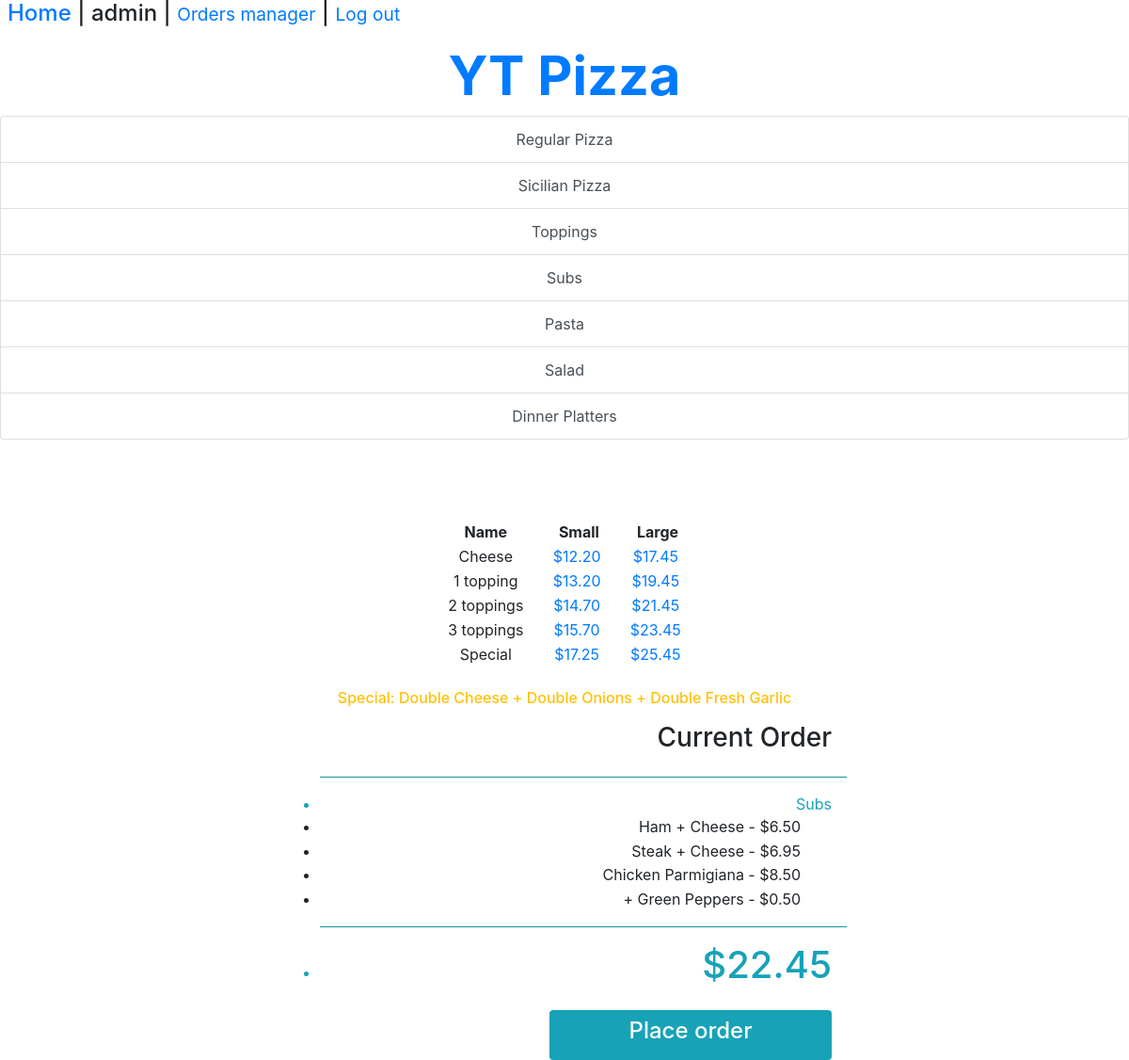
Page /menu/Regular Pizza (signed in) on the committed database.
### orders/models.py (models this page shows, shortened)
class Category(models.Model):
    name=models.CharField(max_length=64)
    def __str__(self):
        return f"{self.name}"

class Regular_pizza(models.Model):
    name=models.CharField(max_length=64)
    small=models.DecimalField(max_digits=4,decimal_places=2)
    large=models.DecimalField(max_digits=4,decimal_places=2)

class Order2(models.Model):
    user=models.ForeignKey(User,on_delete=models.CASCADE)
    number=models.IntegerField()
    category=models.CharField(max_length=64,null=True)
    name=models.CharField(max_length=64)
    price=models.DecimalField(max_digits=4,decimal_places=2)
    def __str__(self):
        return f"{self.name} - ${self.price} "

### orders/views.py (the view)
# urls.py: path("menu/<str:category>", views.menu, name="menu"),
def menu(request,category):
    menu,columns=findTable(category)
    order_number=User_order.objects.get(user=request.user,status='initiated').order_number
    context = {
        "user":request.user,
        "Checkout":Order2.objects.filter(user=request.user,number=order_number),
        "Checkout_category":Order2.objects.filter(user=request.user,number=order_number).values_list('category').distinct(),
        "Total":list(Order2.objects.filter(user=request.user,number=order_number).aggregate(Sum('price')).values())[0],
        "Category": Category.objects.all(),
        "Active_category":category,
        "Menu": menu,
        "Columns":columns,
        "Topping_price": 0.00,
        "Order_number":order_number
    }
    return render(request,"menu.html",context)

### orders/views.py (called while the page is built)
def findTable(category):
    if category == "Regular Pizza":
        menu=Regular_pizza.objects.all()
        columns=3
    elif category == "Sicilian Pizza":
        menu=Sicilian_pizza.objects.all()
        columns=3
    elif category == "Toppings":
        menu=Topping.objects.all()
        columns=1
    elif category == "Subs":
        menu=Sub.objects.all()
        columns=3
    elif category == "Pasta":
        menu=Pasta.objects.all()
        columns=2
    elif category == "Salad":
        menu=Salad.objects.all()
        columns=2
    elif category == "Dinner Platters":
        menu=Dinner_platter.objects.all()
        columns=3
    return menu,columns

### orders/templates/menu.html (shortened to what this page needs)
{% extends "layout.html" %}
{% block body%}
<div class='p-3'>
    <table class='table-small w-50 mx-auto text-center '>
        <caption style='caption-side:top;color:white;font-size: 30px;text-align: center'>{{Active_category}}</caption>
        {% if Columns == 3 %}
        <thead class='thead-light'>
            <tr >
                <th>Name</th>
                <th>Small</th>
                <th>Large</th>
            </tr>
        </thead>
        <tbody>
            {% for row in Menu %}
            <tr>
                {% load static %}
                <td>{{row.name}}</td>
                {% if row.small == None %}
                    <td></td>
                {% else %}
                    <td><a href="{% url 'add' Active_category row.name row.small %}"> ${{row.small}}&nbsp;</a></td>
                {% endif %}
                <td><a href="{% url 'add' Active_category row.name row.large %}">${{row.large}}&nbsp;</a></td>
            </tr>
            {% endfor %}
        </tbody>
        {% endif %}
    </table>
</div>
{% if Active_category == 'Regular Pizza' or Active_category == 'Sicilian Pizza'  %}
    <div class='text-center p-2'>
        <h6 class='text-warning mx-auto'>Special: Double Cheese + Double Onions + Double Fresh Garlic</h6>
{% endif %}
{% endblock %}

### orders/templates/layout.html (shortened to what this page needs)
<!DOCTYPE html>
<html style="height:100%">
<head>
    {% load static %}
    <link rel="stylesheet" href="https://stackpath.bootstrapcdn.com/bootstrap/4.3.1/css/bootstrap.min.css">
    <link rel="stylesheet" href="https://maxcdn.bootstrapcdn.com/bootstrap/4.1.3/css/bootstrap.min.css">
</head>
<body style="height:100%">
    {% if Category %}
    <div id='username'>
        <h4 class='px-2' ><a href="{% url 'index' %}"> Home </a> |
            {{user.username}} |
            {% if user.is_superuser %}
            <small><a href="{% url 'orders_manager' user Order_number %}">Orders manager</a></small> |
            {% endif %}
            <small><a href="{% url 'logout' %}"> Log out&nbsp;</a></small>
        </h4>
    </div>
    {% endif %}
    <p style="font-size:360%;" class='text-center m-0 font-weight-bold'><a href="{% url 'index' %}">YT Pizza</a></p>
    <div id='category' class="list-group text-center">
        {% for category in Category %}
        <a href="{% url 'menu' category  %}" class="list-group-item list-group-item-action">{{category}}</a>
        {% endfor %}
    </div>
    <div id='center_box' class='w-50  mx-auto  '>
        {% block body%}
        {% endblock %}
    </div>
    <div id='checkout' class='list-group text-right '>
    {% if Category %}
        <h3 class=' text-right pr-3'>Current Order</h3>
        <ul >
            <hr class='bg-info'>
            {% for check_cat in Checkout_category %}
                <li class='text-info text-right pr-3'>{{check_cat|cut:"("|cut:")"|cut:","|cut:"'"}}</li>
                {% for row in Checkout %}
                {% if row.category == check_cat|cut:"("|cut:")"|cut:","|cut:"'"  %}
                <li class='pr-3'>{{row}}&nbsp;<a href="{% url 'delete' row.category row.name row.price %}"><img class='plus rounded' src="{% static 'minus.png' %}"></a></li>
                {% endif %}
                {% endfor %}
            {% endfor %}
            <hr class='bg-info'>
            <li class='text-info text-right pr-3 '><h1><small class='text-white'>Total</small> ${{Total|floatformat:2}}</h1></li>
        </ul>
    <a id='place_order'  href="{% url 'my_orders' Order_number %}"><div  class='bg-info w-50 rounded p-2  ml-auto mr-3 text-center text-white '><h4>Place order</h4></div></a>
    {% endif %}
    </div>
</body>
</html>

### rows in the picture
Category: name "Regular Pizza"
Category: name "Sicilian Pizza"
Category: name "Toppings"
Category: name "Subs"
Category: name "Pasta"
Category: name "Salad"
Category: name "Dinner Platters"
Regular_pizza: name "Cheese", small "12.20", large "17.45"
Regular_pizza: name "1 topping", small "13.20", large "19.45"
Regular_pizza: name "2 toppings", small "14.70", large "21.45"
Regular_pizza: name "3 toppings", small "15.70", large "23.45"
Regular_pizza: name "Special", small "17.25", large "25.45"
Order2: name+price "Ham + Cheese - $6.50"
Order2: name+price "Steak + Cheese - $6.95"
Order2: name+price "Chicken Parmigiana - $8.50"
Order2: name+price "+ Green Peppers - $0.50"

### other values in the picture
{{ user.username }} "admin"
{{ check_cat|cut:"("|cut:")"|cut:","|cut:"'" }} "Subs"
{{ Total|floatformat:2 }} "22.45"
